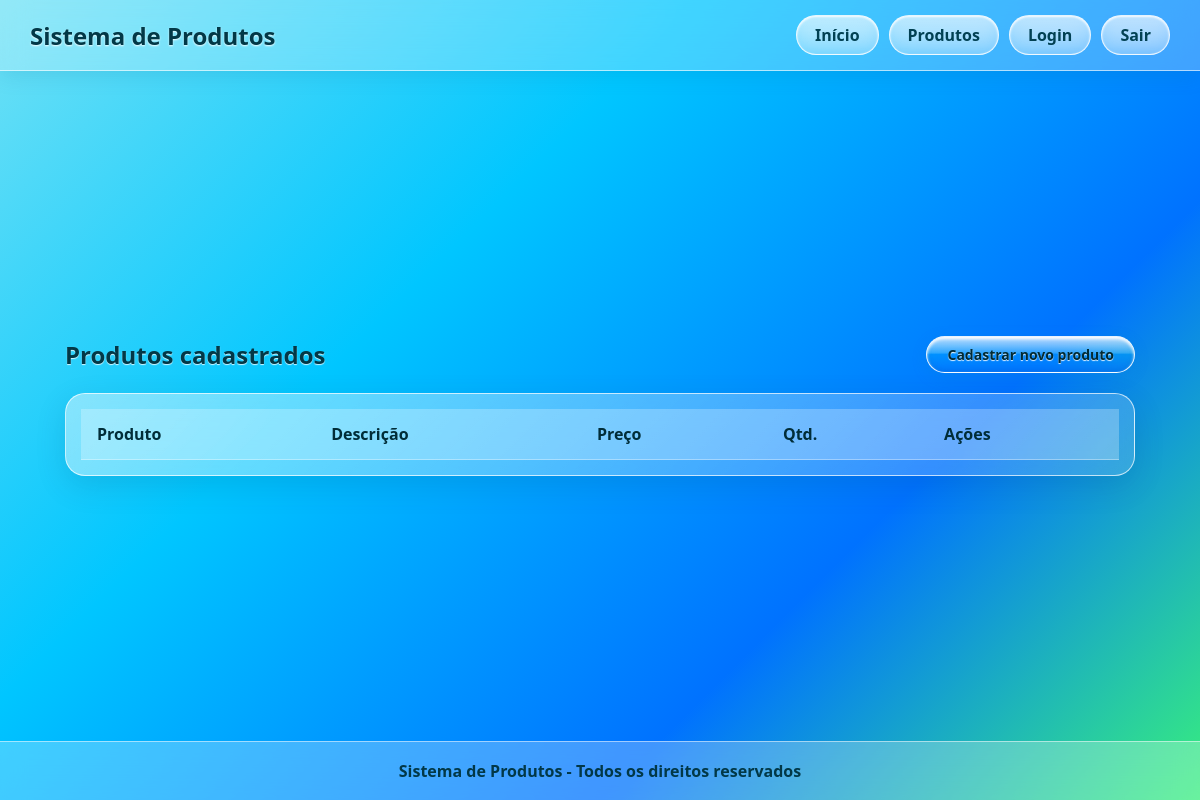
Before: /produtos/listar.php (signed in) with the older database file.
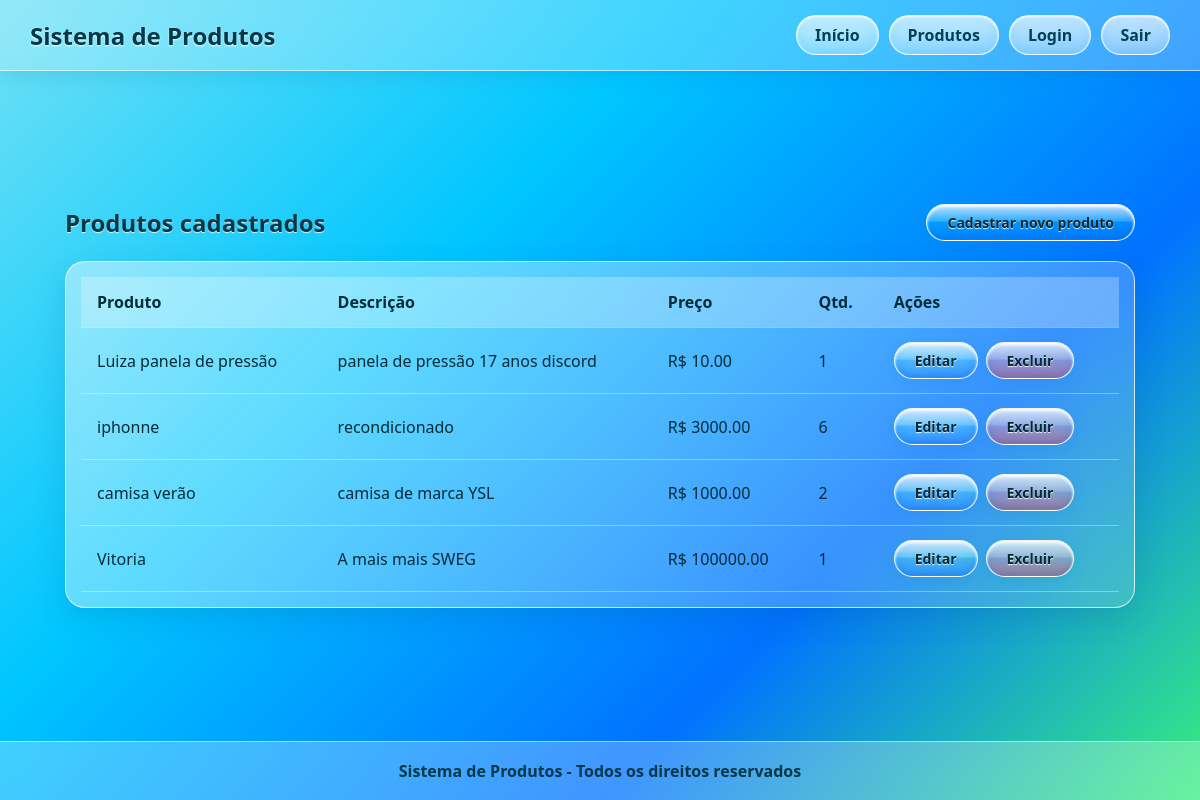
After: the same page with the newer database file.
### tables this page shows
CREATE TABLE `produtos` (
  `id` int(11) NOT NULL,
  `nome` varchar(100) NOT NULL,
  `descricao` varchar(255) NOT NULL,
  `preco` decimal(10,2) NOT NULL,
  `quantidade` int(11) NOT NULL
);

### produtos/listar.php (the view, shortened to what this page needs)
<?php
require __DIR__ . '/../conexao.php';
$sql = "SELECT * FROM produtos";
$resultado = mysqli_query($conexao, $sql);
?>
<?php require __DIR__ . '/../cabecalho.php'; ?>
<main class="main-content">
    <div class="page-header">
        <h2>Produtos cadastrados</h2>
        <a class="glass-button" href="cadastrar.php">
            Cadastrar novo produto
        </a>
    </div>
    <div class="glass-table-container">
        <table class="glass-table">
            <tr>
                <th>Produto</th>
                <th>Descrição</th>
                <th>Preço</th>
                <th>Qtd.</th>
                <th>Ações</th>
            </tr>
            <?php while ($produto = mysqli_fetch_assoc($resultado)) { ?>
                <tr>
                    <td><?php echo $produto['nome']; ?></td>
                    <td><?php echo $produto['descricao']; ?></td>
                    <td>R$ <?php echo $produto['preco']; ?></td>
                    <td><?php echo $produto['quantidade']; ?></td>
                    <td class="actions">
                        <a class="edit-button" href="atualizar.php?id=<?php echo $produto['id']; ?>">
                            Editar
                        </a>
                        <a class="delete-button" href="excluir.php?id=<?php echo $produto['id']; ?>">
                            Excluir
                        </a>
                    </td>
                </tr>
            <?php } ?>
        </table>
    </div>
</main>
<?php require __DIR__ . '/../rodape.php'; ?>

Changed rows visible on the page:
added produtos: nome "Luiza panela de pressão", descricao "panela de pressão 17 anos discord", preco "10.00", quantidade "1"
added produtos: nome "iphonne", descricao "recondicionado", preco "3000.00", quantidade "6"
added produtos: nome "camisa verão", descricao "camisa de marca YSL", preco "1000.00", quantidade "2"
added produtos: nome "Vitoria", descricao "A mais mais SWEG", preco "100000.00", quantidade "1"
